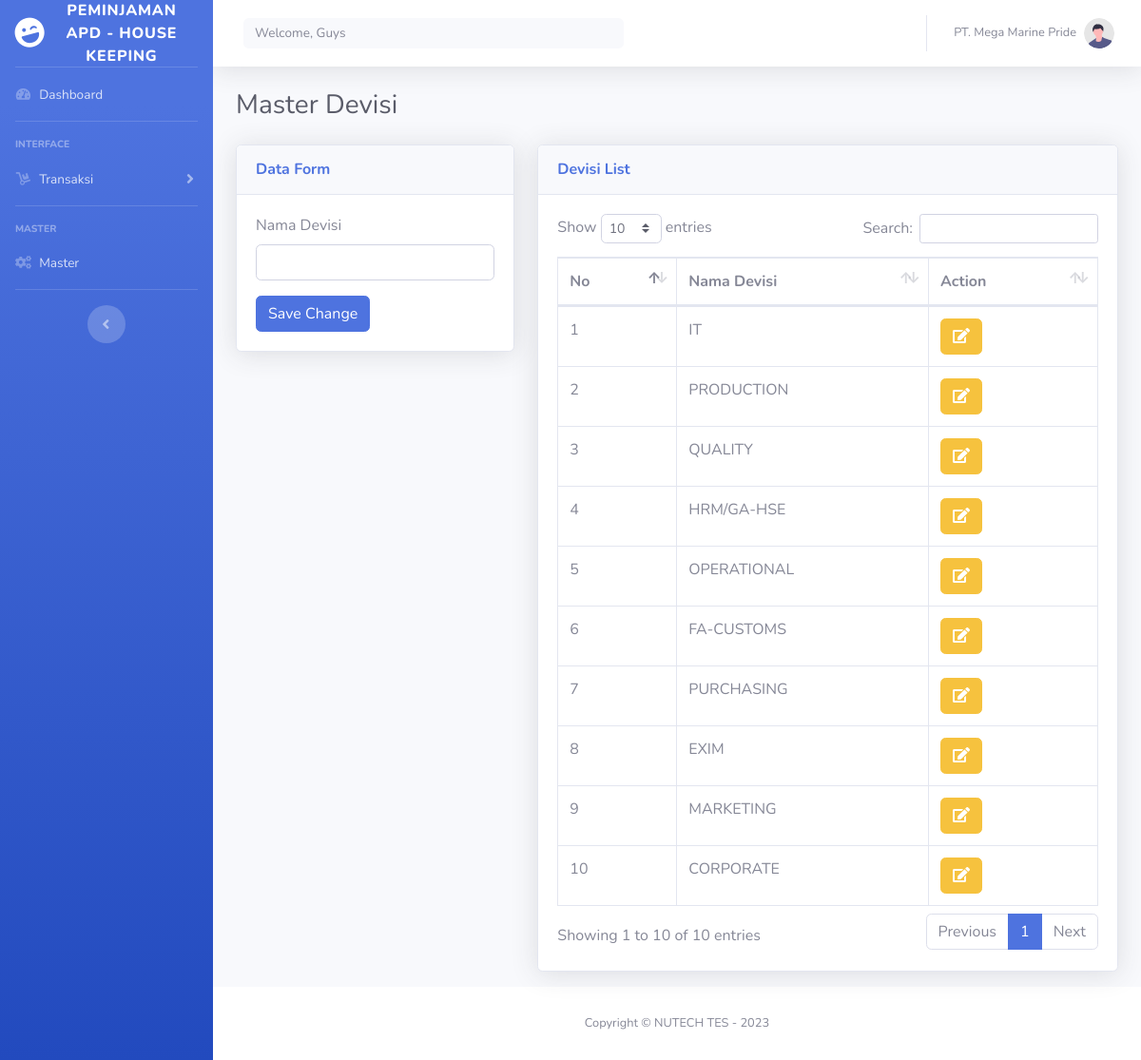
/index.php/devisi, run on the app's committed database.
### tables this page shows
CREATE TABLE `tbl_master_devisi`  (
  `id` int NOT NULL AUTO_INCREMENT,
  `devisi_name` varchar(255) NULL DEFAULT NULL,
  PRIMARY KEY (`id`) USING BTREE
);

### application/views/template/conten.php (called while the page is built)
<?php
$this->load->view('template/header');
$this->load->view('template/navbar');
$this->load->view($conten);
$this->load->view('template/footer');

### application/controllers/Devisi.php (called while the page is built, shortened)
<?php
class Devisi extends CI_Controller
{
    public function index()
    {
        $data = [
            'title' => 'Master Devisi',
            'subtitle' => 'Devisi List',
            'conten' => 'conten/devisi',
            'dev' => $this->m_data->get_data('tbl_master_devisi')
        ];
        $this->load->view('template/conten', $data);
    }
}

### index.php (called while the page is built, shortened)
<?php
require_once BASEPATH.'core/CodeIgniter.php';

### application/models/M_data.php (called while the page is built, shortened)
<?php
class M_data extends CI_Model
{
  function get_data($table)
  {
    return $this->db->get($table);
  }
}

### application/views/conten/devisi.php (the view)
<div class="container-fluid">
<h1 class="h3 mb-4 text-gray-800"><?= $title ?></h1>
<div class="row">
    <div class="col-lg-4">
        <div class="card shadow mb-3">
            <div class="card-header py-3">
                <h6 class="m-0 font-weight-bold text-primary">Data Form</h6>
            </div>
            <div class="card-body">
                <form action="#" method="post" enctype="multipart/form-data">
                <div class="form-group">
                    <label for="exampleFormControlInput1">Nama Devisi</label>
                    <input type="text" class="form-control" id="devisiName" name="devisiName" required>
                </div>
                <button type="submit" class="btn btn-primary">Save Change</button>
                </form>
            </div>
        </div>
    </div>
    <div class="col-lg-8">
        <div class="card shadow mb-3">
            <div class="card-header py-3">
                <h6 class="m-0 font-weight-bold text-primary"><?= $subtitle ?></h6>
            </div>
            <div class="card-body">
                <div class="table-responsive">
                    <table class="table table-bordered" id="dataTable" width="100%" cellspacing="0">
                        <thead>
                            <tr>
                                <th>No</th>
                                <th>Nama Devisi</th>
                                <th>Action</th>
                            </tr>
                        </thead>
                        <tbody>
                            <?php
                            $x=1;
                            foreach ($dev->result() as $row) {?>
                                <tr>
                                 <td><?= $x++; ?></td>
                                 <td><?= $row->devisi_name ?></td>
                                 <td>
                                    <button type="button" class="btn btn-warning"><i class="fa fa-edit"></i></button>
                                 </td>
                                </tr>
                            <?php }
                            ?>
                        </tbody>
                    </table>
                </div>
            </div>
        </div>
    </div>
</div>
</div>

### application/views/template/header.php (shortened to what this page needs)
<!DOCTYPE html>
<html lang="en">
<head>
    <link href="<?= site_url('') ?>assets/template/vendor/fontawesome-free/css/all.min.css" rel="stylesheet" type="text/css">
    <link href="<?= site_url('') ?>assets/template/css/sb-admin-2.min.css" rel="stylesheet">
    <link href="<?= site_url('') ?>assets/template/vendor/datatables/dataTables.bootstrap4.min.css" rel="stylesheet">
    <link href="https://cdn.jsdelivr.net/npm/select2@4.1.0-beta.1/dist/css/select2.min.css" rel="stylesheet">
    <link rel="stylesheet" href="//cdnjs.cloudflare.com/ajax/libs/morris.js/0.5.1/morris.css">
</head>

### application/views/template/navbar.php (shortened to what this page needs)
<body id="page-top">
    <div id="wrapper">
        <ul class="navbar-nav bg-gradient-primary sidebar sidebar-dark accordion" id="accordionSidebar">
            <a class="sidebar-brand d-flex align-items-center justify-content-center" href="<?= site_url('Dashboard') ?>">
                <div class="sidebar-brand-icon rotate-n-15">
                    <i class="fas fa-laugh-wink"></i>
                </div>
                <div class="sidebar-brand-text mx-3">Peminjaman APD - House Keeping</div>
            </a>
            <hr class="sidebar-divider my-0">
            <li class="nav-item">
                <a class="nav-link" href="<?= site_url('index.php/dashboard') ?>">
                    <i class="fas fa-fw fa-tachometer-alt"></i>
                    <span>Dashboard</span></a>
            </li>
            <hr class="sidebar-divider">
            <div class="sidebar-heading">
                Interface
            </div>
            <li class="nav-item">
                <a class="nav-link collapsed" href="#" data-toggle="collapse" data-target="#collapseTwo"
                    aria-expanded="true" aria-controls="collapseTwo">
                    <i class="fas fa-fw fa-dolly"></i>
                    <span>Transaksi</span>
                </a>
            </li>
            <hr class="sidebar-divider">
            <div class="sidebar-heading">
                Master
            </div>
            <li class="nav-item">
                <a class="nav-link" href="<?= site_url('index.php/master') ?>">
                    <i class="fas fa-cogs"></i>
                    <span>Master</span></a>
            </li>
            <hr class="sidebar-divider d-none d-md-block">
            <div class="text-center d-none d-md-inline">
                <button class="rounded-circle border-0" id="sidebarToggle"></button>
            </div>
        </ul>
        <div id="content-wrapper" class="d-flex flex-column">
            <div id="content">
                <nav class="navbar navbar-expand navbar-light bg-white topbar mb-4 static-top shadow">
                    <form class="d-none d-sm-inline-block form-inline mr-auto ml-md-3 my-2 my-md-0 mw-100 navbar-search">
                        <div class="input-group">
                            <input type="text" class="form-control bg-light border-0 small" placeholder="Welcome, Guys" aria-label="Search" aria-describedby="basic-addon2" disabled>
                        </div>
                    </form>
                    <ul class="navbar-nav ml-auto">
                        <li class="nav-item dropdown no-arrow">
                            <a class="nav-link dropdown-toggle" href="#" id="userDropdown" role="button" data-toggle="dropdown" aria-haspopup="true" aria-expanded="false">
                                <span class="mr-2 d-none d-lg-inline text-gray-600 small">PT. Mega Marine Pride</span>
                                <img class="img-profile rounded-circle" src="<?= site_url('assets/template/') ?>img/undraw_profile.svg">
                            </a>
                        </li>
                    </ul>
                </nav>

### application/views/template/footer.php (shortened to what this page needs)
</div>
<footer class="sticky-footer bg-white">
    <div class="container my-auto">
        <div class="copyright text-center my-auto">
            <span>Copyright &copy; NUTECH TES - <?= date('Y') ?></span>
        </div>
    </div>
</footer>
</div>
</div>
</body>
</html>

### data on the page
tbl_master_devisi: devisi_name "IT"
tbl_master_devisi: devisi_name "PRODUCTION"
tbl_master_devisi: devisi_name "QUALITY"
tbl_master_devisi: devisi_name "HRM/GA-HSE"
tbl_master_devisi: devisi_name "OPERATIONAL"
tbl_master_devisi: devisi_name "FA-CUSTOMS"
tbl_master_devisi: devisi_name "PURCHASING"
tbl_master_devisi: devisi_name "EXIM"
tbl_master_devisi: devisi_name "MARKETING"
tbl_master_devisi: devisi_name "CORPORATE"

### other printed values
$title "Master Devisi"
$subtitle "Devisi List"
